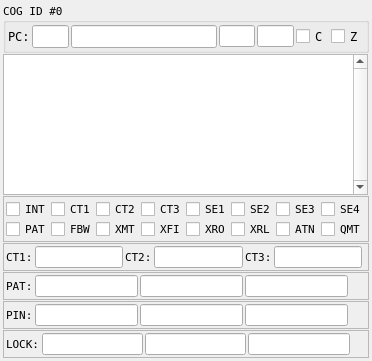
<?xml version="1.0" encoding="UTF-8"?>
<ui version="4.0">
 <class>P2CogView</class>
 <widget class="QWidget" name="P2CogView">
  <property name="geometry">
   <rect>
    <x>0</x>
    <y>0</y>
    <width>370</width>
    <height>361</height>
   </rect>
  </property>
  <property name="font">
   <font>
    <family>DejaVu Sans Mono</family>
    <pointsize>8</pointsize>
   </font>
  </property>
  <property name="windowTitle">
   <string>COG view</string>
  </property>
  <layout class="QGridLayout" name="gridLayout_2">
   <property name="leftMargin">
    <number>3</number>
   </property>
   <property name="topMargin">
    <number>3</number>
   </property>
   <property name="rightMargin">
    <number>3</number>
   </property>
   <property name="bottomMargin">
    <number>3</number>
   </property>
   <property name="spacing">
    <number>1</number>
   </property>
   <item row="3" column="0" colspan="2">
    <widget class="QFrame" name="frame_CTx">
     <property name="toolTip">
      <string>Count match values for CT1, CT2, and CT3</string>
     </property>
     <property name="frameShape">
      <enum>QFrame::StyledPanel</enum>
     </property>
     <property name="frameShadow">
      <enum>QFrame::Raised</enum>
     </property>
     <layout class="QGridLayout" name="gridLayout_3">
      <property name="leftMargin">
       <number>2</number>
      </property>
      <property name="topMargin">
       <number>2</number>
      </property>
      <property name="rightMargin">
       <number>2</number>
      </property>
      <property name="bottomMargin">
       <number>2</number>
      </property>
      <property name="spacing">
       <number>2</number>
      </property>
      <item row="0" column="3">
       <widget class="QLineEdit" name="le_CT2"/>
      </item>
      <item row="0" column="1">
       <widget class="QLineEdit" name="le_CT1"/>
      </item>
      <item row="0" column="2">
       <widget class="QLabel" name="lbl_CT2">
        <property name="text">
         <string>CT2:</string>
        </property>
       </widget>
      </item>
      <item row="0" column="0">
       <widget class="QLabel" name="lbl_CT1">
        <property name="text">
         <string>CT1:</string>
        </property>
       </widget>
      </item>
      <item row="0" column="4">
       <widget class="QLabel" name="lbl_CT3">
        <property name="text">
         <string>CT3:</string>
        </property>
       </widget>
      </item>
      <item row="0" column="5">
       <widget class="QLineEdit" name="le_CT3"/>
      </item>
      <item row="0" column="6">
       <spacer name="horizontalSpacer">
        <property name="orientation">
         <enum>Qt::Horizontal</enum>
        </property>
        <property name="sizeHint" stdset="0">
         <size>
          <width>40</width>
          <height>20</height>
         </size>
        </property>
       </spacer>
      </item>
     </layout>
    </widget>
   </item>
   <item row="0" column="0" colspan="2">
    <widget class="QGroupBox" name="group_PC">
     <property name="toolTip">
      <string>Program counter (PC), intruction register, D value, S value, C flag, Z flag</string>
     </property>
     <property name="title">
      <string>COG ID #0</string>
     </property>
     <layout class="QGridLayout" name="gridLayout_6" columnstretch="0,1,4,1,1,0,0">
      <property name="leftMargin">
       <number>2</number>
      </property>
      <property name="topMargin">
       <number>2</number>
      </property>
      <property name="rightMargin">
       <number>2</number>
      </property>
      <property name="bottomMargin">
       <number>2</number>
      </property>
      <property name="spacing">
       <number>2</number>
      </property>
      <item row="0" column="6">
       <widget class="QCheckBox" name="cb_Z">
        <property name="font">
         <font>
          <family>DejaVu Sans Mono</family>
          <pointsize>9</pointsize>
         </font>
        </property>
        <property name="text">
         <string>Z</string>
        </property>
       </widget>
      </item>
      <item row="0" column="1">
       <widget class="QLineEdit" name="le_PC">
        <property name="font">
         <font>
          <family>DejaVu Sans Mono</family>
          <pointsize>9</pointsize>
         </font>
        </property>
       </widget>
      </item>
      <item row="0" column="5">
       <widget class="QCheckBox" name="cb_C">
        <property name="font">
         <font>
          <family>DejaVu Sans Mono</family>
          <pointsize>9</pointsize>
         </font>
        </property>
        <property name="text">
         <string>C</string>
        </property>
       </widget>
      </item>
      <item row="0" column="3">
       <widget class="QLineEdit" name="le_DST"/>
      </item>
      <item row="0" column="0">
       <widget class="QLabel" name="lbl_PC">
        <property name="font">
         <font>
          <family>DejaVu Sans Mono</family>
          <pointsize>9</pointsize>
         </font>
        </property>
        <property name="text">
         <string>PC:</string>
        </property>
       </widget>
      </item>
      <item row="0" column="2">
       <widget class="QLineEdit" name="le_IR">
        <property name="font">
         <font>
          <family>DejaVu Sans Mono</family>
          <pointsize>9</pointsize>
         </font>
        </property>
       </widget>
      </item>
      <item row="0" column="4">
       <widget class="QLineEdit" name="le_SRC"/>
      </item>
     </layout>
    </widget>
   </item>
   <item row="4" column="0" colspan="2">
    <widget class="QFrame" name="frame_PAT">
     <property name="toolTip">
      <string>PAT mode, mask, match values</string>
     </property>
     <property name="frameShape">
      <enum>QFrame::StyledPanel</enum>
     </property>
     <property name="frameShadow">
      <enum>QFrame::Raised</enum>
     </property>
     <layout class="QGridLayout" name="gridLayout_4">
      <property name="leftMargin">
       <number>2</number>
      </property>
      <property name="topMargin">
       <number>2</number>
      </property>
      <property name="rightMargin">
       <number>2</number>
      </property>
      <property name="bottomMargin">
       <number>2</number>
      </property>
      <property name="spacing">
       <number>2</number>
      </property>
      <item row="0" column="1">
       <widget class="QLineEdit" name="le_PAT_mode"/>
      </item>
      <item row="0" column="2">
       <widget class="QLineEdit" name="le_PAT_mask"/>
      </item>
      <item row="0" column="3">
       <widget class="QLineEdit" name="le_PAT_match"/>
      </item>
      <item row="0" column="0">
       <widget class="QLabel" name="lbl_PAT">
        <property name="text">
         <string>PAT:</string>
        </property>
       </widget>
      </item>
      <item row="0" column="4">
       <spacer name="horizontalSpacer_2">
        <property name="orientation">
         <enum>Qt::Horizontal</enum>
        </property>
        <property name="sizeHint" stdset="0">
         <size>
          <width>40</width>
          <height>20</height>
         </size>
        </property>
       </spacer>
      </item>
     </layout>
    </widget>
   </item>
   <item row="2" column="0" colspan="2">
    <widget class="QFrame" name="frame_FLAGS">
     <property name="toolTip">
      <string>COG status flags</string>
     </property>
     <property name="frameShape">
      <enum>QFrame::StyledPanel</enum>
     </property>
     <property name="frameShadow">
      <enum>QFrame::Raised</enum>
     </property>
     <layout class="QGridLayout" name="gridLayout">
      <property name="leftMargin">
       <number>2</number>
      </property>
      <property name="topMargin">
       <number>2</number>
      </property>
      <property name="rightMargin">
       <number>2</number>
      </property>
      <property name="bottomMargin">
       <number>2</number>
      </property>
      <property name="spacing">
       <number>0</number>
      </property>
      <item row="0" column="2">
       <widget class="QCheckBox" name="cb_CT2">
        <property name="text">
         <string>CT2</string>
        </property>
       </widget>
      </item>
      <item row="0" column="1">
       <widget class="QCheckBox" name="cb_CT1">
        <property name="text">
         <string>CT1</string>
        </property>
       </widget>
      </item>
      <item row="0" column="5">
       <widget class="QCheckBox" name="cb_SE2">
        <property name="text">
         <string>SE2</string>
        </property>
       </widget>
      </item>
      <item row="1" column="3">
       <widget class="QCheckBox" name="cb_XFI">
        <property name="text">
         <string>XFI</string>
        </property>
       </widget>
      </item>
      <item row="1" column="0">
       <widget class="QCheckBox" name="cb_PAT">
        <property name="text">
         <string>PAT</string>
        </property>
       </widget>
      </item>
      <item row="1" column="5">
       <widget class="QCheckBox" name="cb_XRL">
        <property name="text">
         <string>XRL</string>
        </property>
       </widget>
      </item>
      <item row="0" column="7">
       <widget class="QCheckBox" name="cb_SE4">
        <property name="text">
         <string>SE4</string>
        </property>
       </widget>
      </item>
      <item row="1" column="2">
       <widget class="QCheckBox" name="cb_XMT">
        <property name="text">
         <string>XMT</string>
        </property>
       </widget>
      </item>
      <item row="1" column="4">
       <widget class="QCheckBox" name="cb_XRO">
        <property name="text">
         <string>XRO</string>
        </property>
       </widget>
      </item>
      <item row="1" column="6">
       <widget class="QCheckBox" name="cb_ATN">
        <property name="text">
         <string>ATN</string>
        </property>
       </widget>
      </item>
      <item row="0" column="4">
       <widget class="QCheckBox" name="cb_SE1">
        <property name="text">
         <string>SE1</string>
        </property>
       </widget>
      </item>
      <item row="1" column="7">
       <widget class="QCheckBox" name="cb_QMT">
        <property name="text">
         <string>QMT</string>
        </property>
       </widget>
      </item>
      <item row="0" column="6">
       <widget class="QCheckBox" name="cb_SE3">
        <property name="text">
         <string>SE3</string>
        </property>
       </widget>
      </item>
      <item row="0" column="3">
       <widget class="QCheckBox" name="cb_CT3">
        <property name="text">
         <string>CT3</string>
        </property>
       </widget>
      </item>
      <item row="0" column="0">
       <widget class="QCheckBox" name="cb_INT">
        <property name="text">
         <string>INT</string>
        </property>
       </widget>
      </item>
      <item row="1" column="1">
       <widget class="QCheckBox" name="cb_FBW">
        <property name="text">
         <string>FBW</string>
        </property>
       </widget>
      </item>
     </layout>
    </widget>
   </item>
   <item row="1" column="0">
    <widget class="QTableView" name="tvDasm">
     <property name="toolTip">
      <string>Disassembled instruction</string>
     </property>
     <property name="verticalScrollBarPolicy">
      <enum>Qt::ScrollBarAlwaysOn</enum>
     </property>
     <property name="editTriggers">
      <set>QAbstractItemView::NoEditTriggers</set>
     </property>
     <property name="showDropIndicator" stdset="0">
      <bool>false</bool>
     </property>
     <property name="dragDropOverwriteMode">
      <bool>false</bool>
     </property>
     <property name="selectionMode">
      <enum>QAbstractItemView::SingleSelection</enum>
     </property>
     <property name="selectionBehavior">
      <enum>QAbstractItemView::SelectRows</enum>
     </property>
     <property name="textElideMode">
      <enum>Qt::ElideNone</enum>
     </property>
     <property name="showGrid">
      <bool>false</bool>
     </property>
     <property name="wordWrap">
      <bool>false</bool>
     </property>
     <property name="cornerButtonEnabled">
      <bool>true</bool>
     </property>
     <attribute name="horizontalHeaderStretchLastSection">
      <bool>true</bool>
     </attribute>
     <attribute name="verticalHeaderMinimumSectionSize">
      <number>20</number>
     </attribute>
     <attribute name="verticalHeaderDefaultSectionSize">
      <number>20</number>
     </attribute>
    </widget>
   </item>
   <item row="5" column="0" colspan="2">
    <widget class="QFrame" name="frame_PIN">
     <property name="toolTip">
      <string>PIN mode, edge, and number values</string>
     </property>
     <property name="frameShape">
      <enum>QFrame::StyledPanel</enum>
     </property>
     <property name="frameShadow">
      <enum>QFrame::Raised</enum>
     </property>
     <layout class="QGridLayout" name="gridLayout_5">
      <property name="leftMargin">
       <number>2</number>
      </property>
      <property name="topMargin">
       <number>2</number>
      </property>
      <property name="rightMargin">
       <number>2</number>
      </property>
      <property name="bottomMargin">
       <number>2</number>
      </property>
      <property name="spacing">
       <number>2</number>
      </property>
      <item row="0" column="3">
       <widget class="QLineEdit" name="le_PIN_num"/>
      </item>
      <item row="0" column="0">
       <widget class="QLabel" name="lbl_PIN">
        <property name="text">
         <string>PIN:</string>
        </property>
       </widget>
      </item>
      <item row="0" column="1">
       <widget class="QLineEdit" name="le_PIN_mode"/>
      </item>
      <item row="0" column="2">
       <widget class="QLineEdit" name="le_PIN_edge"/>
      </item>
      <item row="0" column="4">
       <spacer name="horizontalSpacer_3">
        <property name="orientation">
         <enum>Qt::Horizontal</enum>
        </property>
        <property name="sizeHint" stdset="0">
         <size>
          <width>40</width>
          <height>20</height>
         </size>
        </property>
       </spacer>
      </item>
     </layout>
    </widget>
   </item>
   <item row="6" column="0" colspan="2">
    <widget class="QFrame" name="frame_LOCK">
     <property name="toolTip">
      <string>LOCK mode / edge / number values</string>
     </property>
     <property name="frameShape">
      <enum>QFrame::StyledPanel</enum>
     </property>
     <property name="frameShadow">
      <enum>QFrame::Raised</enum>
     </property>
     <layout class="QGridLayout" name="gridLayout_7">
      <property name="leftMargin">
       <number>2</number>
      </property>
      <property name="topMargin">
       <number>2</number>
      </property>
      <property name="rightMargin">
       <number>2</number>
      </property>
      <property name="bottomMargin">
       <number>2</number>
      </property>
      <property name="spacing">
       <number>2</number>
      </property>
      <item row="0" column="1">
       <widget class="QLineEdit" name="le_LOCK_mode"/>
      </item>
      <item row="0" column="0">
       <widget class="QLabel" name="label">
        <property name="text">
         <string>LOCK:</string>
        </property>
       </widget>
      </item>
      <item row="0" column="2">
       <widget class="QLineEdit" name="le_LOCK_edge"/>
      </item>
      <item row="0" column="3">
       <widget class="QLineEdit" name="le_LOCK_num"/>
      </item>
      <item row="0" column="4">
       <spacer name="horizontalSpacer_4">
        <property name="orientation">
         <enum>Qt::Horizontal</enum>
        </property>
        <property name="sizeHint" stdset="0">
         <size>
          <width>40</width>
          <height>20</height>
         </size>
        </property>
       </spacer>
      </item>
     </layout>
    </widget>
   </item>
  </layout>
 </widget>
 <tabstops>
  <tabstop>le_PC</tabstop>
  <tabstop>le_IR</tabstop>
  <tabstop>le_DST</tabstop>
  <tabstop>le_SRC</tabstop>
  <tabstop>cb_C</tabstop>
  <tabstop>cb_Z</tabstop>
  <tabstop>tvDasm</tabstop>
  <tabstop>cb_INT</tabstop>
  <tabstop>cb_CT1</tabstop>
  <tabstop>cb_CT2</tabstop>
  <tabstop>cb_CT3</tabstop>
  <tabstop>cb_SE1</tabstop>
  <tabstop>cb_SE2</tabstop>
  <tabstop>cb_SE3</tabstop>
  <tabstop>cb_SE4</tabstop>
  <tabstop>cb_PAT</tabstop>
  <tabstop>cb_FBW</tabstop>
  <tabstop>cb_XMT</tabstop>
  <tabstop>cb_XFI</tabstop>
  <tabstop>cb_XRO</tabstop>
  <tabstop>cb_XRL</tabstop>
  <tabstop>cb_ATN</tabstop>
  <tabstop>cb_QMT</tabstop>
  <tabstop>le_CT1</tabstop>
  <tabstop>le_CT2</tabstop>
  <tabstop>le_CT3</tabstop>
  <tabstop>le_PAT_mode</tabstop>
  <tabstop>le_PAT_mask</tabstop>
  <tabstop>le_PAT_match</tabstop>
  <tabstop>le_PIN_mode</tabstop>
  <tabstop>le_PIN_edge</tabstop>
  <tabstop>le_PIN_num</tabstop>
  <tabstop>le_LOCK_mode</tabstop>
  <tabstop>le_LOCK_edge</tabstop>
  <tabstop>le_LOCK_num</tabstop>
 </tabstops>
 <resources/>
 <connections/>
</ui>
